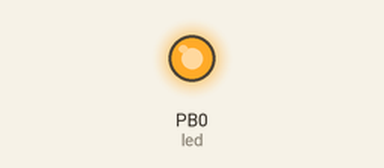
Recording of a sketch running on a simulated ATtiny85, built with avr-gcc and run on an emulated ATtiny85. On the bench: output pins drawn as LEDs (lit = HIGH).

Above: at 4.8 s.
At 7.8 s:
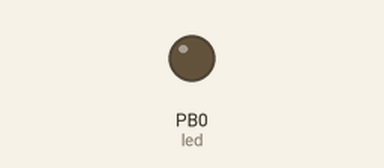
Timing chart, 0 to 12.2 s (numbered marks = the images above):
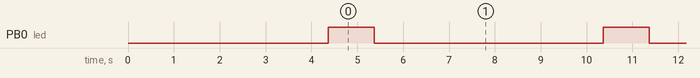

The sketch:

RickRoll.ino
```cpp
#include "DigiKeyboard.h"

int led = 0;  // Change to pin 1 for MODEL A
int on_wait = 1000;  // How long to toggle CAPS LOCK for.
int off_wait = 5000;  // Delay between toggles.

void setup() {
  DigiKeyboard.sendKeyStroke(0);
  DigiKeyboard.delay(300);
  DigiKeyboard.sendKeyStroke(KEY_R, MOD_GUI_LEFT);
  DigiKeyboard.delay(2000);
  DigiKeyboard.print("https://youtu.be/dQw4w9WgXcQ?t=43");
  DigiKeyboard.sendKeyStroke(KEY_ENTER);
  DigiKeyboard.delay(2000);
  DigiKeyboard.sendKeyStroke(KEY_F11);

  pinMode(led, OUTPUT);
  DigiKeyboard.update();
}

void loop() {
  DigiKeyboard.sendKeyStroke(57);
  digitalWrite(led, 1);
  delay(on_wait);
  DigiKeyboard.sendKeyStroke(57);
  digitalWrite(led, 0);
  delay(off_wait);
}
```

Measured:
- by itself, PB0 (led): alternates HIGH for 1.0 s and LOW for 5.0 s
